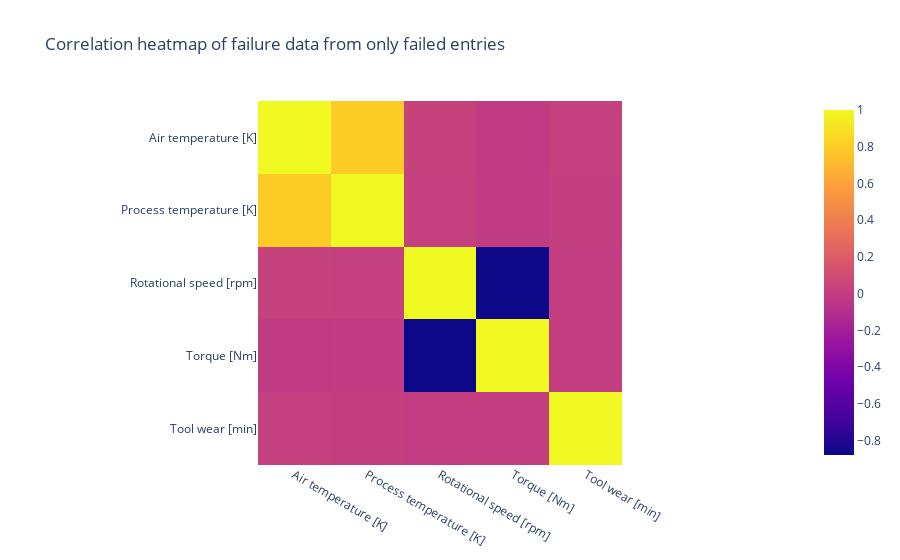

Here is the notebook cell this chart was saved with:
### Markdown cell above
Taking a closer look at the graph for Rotational speed of specific failures, we can see that **Power failure is occurs at low and high rpm, Heat dissapation failure happens at low rpm (< 1400), and the safest rpm looks to be around the 2000 mark, but anywhere between 1800 and 2200 exhibits very low failure rates**.

### Code cell
selected_columns = ['Air temperature [K]', 'Process temperature [K]', 'Rotational speed [rpm]', 'Torque [Nm]', 'Tool wear [min]']

px.imshow(df_boxcox_undo[selected_columns].corr(), title="Correlation heatmap of failure data from only failed entries")

### Figure 1 — Plotly figure (JSON) as saved in the notebook; plotly's stock layout.template omitted (floating-point values rounded to 4 significant figures)
{"data": [{"coloraxis": "coloraxis", "hovertemplate": "x: %{x}<br>y: %{y}<br>color: %{z}<extra></extra>", "name": "0", "type": "heatmap", "x": ["Air temperature [K]", "Process temperature [K]", "Rotational speed [rpm]", "Torque [Nm]", "Tool wear [min]"], "xaxis": "x", "y": ["Air temperature [K]", "Process temperature [K]", "Rotational speed [rpm]", "Torque [Nm]", "Tool wear [min]"], "yaxis": "y", "z": [[1, 0.797, 0.02459, -0.01571, 0.01685], [0.797, 1, 0.01531, -0.01099, 0.01056], [0.02459, 0.01531, 1, -0.8791, -0.001599], [-0.01571, -0.01099, -0.8791, 1, -0.000715], [0.01685, 0.01056, -0.001599, -0.000715, 1]]}], "layout": {"coloraxis": {"colorscale": [[0, "#0d0887"], [0.1111, "#46039f"], [0.2222, "#7201a8"], [0.3333, "#9c179e"], [0.4444, "#bd3786"], [0.5556, "#d8576b"], [0.6667, "#ed7953"], [0.7778, "#fb9f3a"], [0.8889, "#fdca26"], [1, "#f0f921"]]}, "title": {"text": "Correlation heatmap of failure data from only failed entries"}, "xaxis": {"anchor": "y", "constrain": "domain", "domain": [0, 1], "scaleanchor": "y"}, "yaxis": {"anchor": "x", "autorange": "reversed", "constrain": "domain", "domain": [0, 1]}}}
